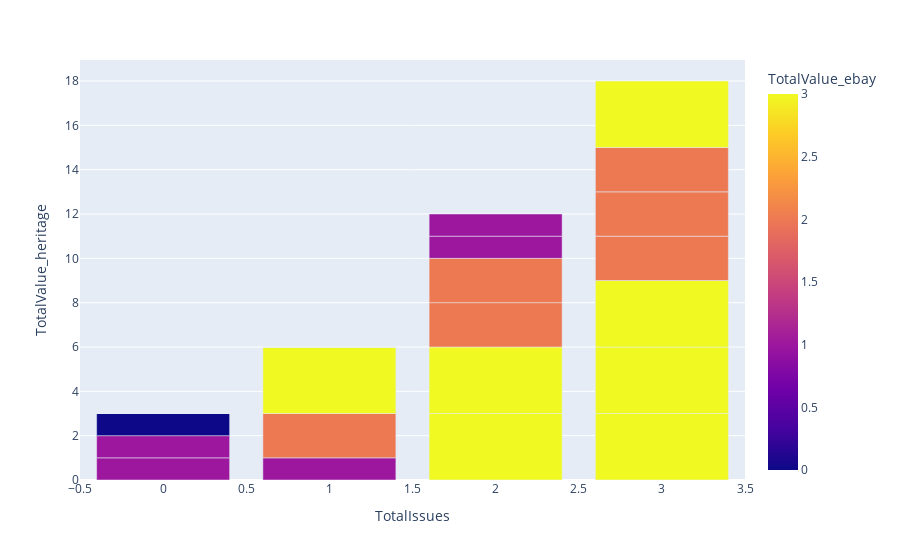

The code cell stored with this chart in its notebook:
### Code cell
px.bar(subset, x="TotalIssues", y="TotalValue_heritage", color="TotalValue_ebay")

### Figure 1 — Plotly figure (JSON) as saved in the notebook; plotly's stock layout.template omitted (floating-point values rounded to 4 significant figures)
{"data": [{"alignmentgroup": "True", "hovertemplate": "TotalIssues=%{x}<br>TotalValue_heritage=%{y}<br>TotalValue_ebay=%{marker.color}<extra></extra>", "legendgroup": "", "marker": {"color": [3, 3, 3, 3, 3, 1, 2, 2, 2, 2, 2, 2, 1, 1, 1, 1, 0, 3, 0, 0, 0, 0, 0, 0, 1, 3], "coloraxis": "coloraxis", "pattern": {"shape": ""}}, "name": "", "offsetgroup": "", "orientation": "v", "showlegend": false, "textposition": "auto", "type": "bar", "x": [3, 2, 3, 2, 3, 1, 1, 3, 2, 3, 3, 2, 0, 0, 2, 2, 0, 1, 1, 0, 1, 0, 0, 0, 1, 3], "xaxis": "x", "y": [3, 3, 3, 3, 3, 1, 2, 2, 2, 2, 2, 2, 1, 1, 1, 1, 1, 3, 0, 0, 0, 0, 0, 0, 0, 3], "yaxis": "y"}], "layout": {"barmode": "relative", "coloraxis": {"colorbar": {"title": {"text": "TotalValue_ebay"}}, "colorscale": [[0, "#0d0887"], [0.1111, "#46039f"], [0.2222, "#7201a8"], [0.3333, "#9c179e"], [0.4444, "#bd3786"], [0.5556, "#d8576b"], [0.6667, "#ed7953"], [0.7778, "#fb9f3a"], [0.8889, "#fdca26"], [1, "#f0f921"]]}, "legend": {"tracegroupgap": 0}, "margin": {"t": 60}, "xaxis": {"anchor": "y", "domain": [0, 1], "title": {"text": "TotalIssues"}}, "yaxis": {"anchor": "x", "domain": [0, 1], "title": {"text": "TotalValue_heritage"}}}}
